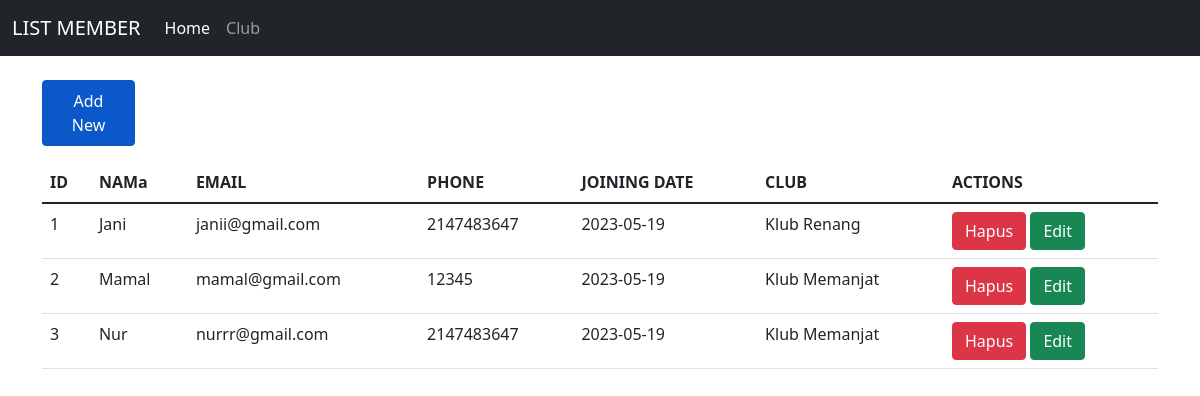
The app's page /source_code/index.php with its own data.
### tables this page shows
CREATE TABLE `members` (
  `id` bigint(20) NOT NULL AUTO_INCREMENT,
  `name` varchar(255) NOT NULL,
  `email` varchar(255) NOT NULL,
  `phone` int(13) NOT NULL,
  `join_date` date NOT NULL DEFAULT current_timestamp(),
  `id_club` bigint(20) NOT NULL DEFAULT 1,
  PRIMARY KEY (`id`)
);

CREATE TABLE `club` (
  `id` bigint(20) NOT NULL AUTO_INCREMENT,
  `nama` varchar(255) NOT NULL,
  `tahun_dibuat` varchar(4) NOT NULL,
  PRIMARY KEY (`id`)
);

### source_code/controllers/Members.controller.php (called while the page is built, shortened)
<?php
include_once("models/Members.class.php");
include_once("models/Club.class.php");
include_once("views/Members.view.php");
class MembersController {
  private $members;
  private $club;
  function __construct(){
    $this->members = new Members(Conf::$db_host, Conf::$db_user, Conf::$db_pass, Conf::$db_name);
    $this->club = new Club(Conf::$db_host, Conf::$db_user, Conf::$db_pass, Conf::$db_name);
  }
  public function index() {
    $this->members->open();
    $this->club->open();
    $this->members->getMembers();
    $this->club->getClub();
    $data = array();
    while($row = $this->members->getResult()){
      array_push($data, $row);
    }
    $dataClub = array();
    while($row = $this->club->getResult()){
      array_push($dataClub, $row);
    }
    $view = new MembersView();
    $view->render($data, $dataClub);
  }
}

### source_code/views/Members.view.php (the view, shortened to what this page needs)
<?php
class MembersView
{
    public function render($data, $dataClub)
    {
        $no = 1;
        $dataMembers = null;
        foreach ($data as $val) {
            list($id, $name, $email, $phone, $join_date, $id_club) = $val;
            $nama_club = '';
            $id_member = $id;
            foreach ($dataClub as $club) {
                list($id, $nama) = $club;
                if ($id == $id_club) {
                    $nama_club = $nama;
                    break;
                }
            }
            $dataMembers .= "<tr>
                <td>" . $no++ . "</td>
                <td>" . $name . "</td>
                <td>" . $email . "</td>
                <td>" . $phone . "</td>
                <td>" . $join_date . "</td>
                <td>" . $nama_club . "</td>
                <td>
                <a href='index.php?id_hapus=" . $id_member . "' class='btn btn-danger''>Hapus</a>
                <a href='index.php?editForm=" . $id_member ."' class='btn btn-success''>Edit</a>
                </td>
                </tr>";
        }
    }
}

### source_code/index.php
<?php
include_once("models/Template.class.php");
include_once("models/DB.class.php");
include_once("controllers/Members.controller.php");
$members = new MembersController();
if (isset($_POST['add'])) {
    $members->add($_POST);
} else if (!empty($_GET['addForm'])) {
    $members->addForm();
} else if (!empty($_GET['editForm'])) {
    $members->editForm($_GET['editForm']);
} else if (!empty($_GET['id_hapus'])) {
    $id = $_GET['id_hapus'];
    $members->delete($id);
} else if (isset($_POST['edit'])) {
    $members->edit($_POST);
} else {
    $members->index();
}

### source_code/models/Template.class.php (shortened to what this page needs)
<?php
class Template
{
    var $content = '';
    function __construct($filename='')
    {
        $this->content = implode('', @file($filename));
    }
    function clear()
    {
        $this->content = preg_replace("/DATA_[A-Z|_|0-9]+/", "", $this->content);
    }
    function write()
    {
        print $this->content;
    }
    function replace($old = '', $new = '')
    {
        if (is_int($new)) {
            $value = sprintf("%d", $new);
        }
        elseif (is_float($new)) {
            $value = sprintf("%f", $new);
        }
        elseif (is_array($new)) {
            $value = '';
            foreach ($new as $item) {
                $value .= $item. ' ';
            }
        }
        else {
            $value = $new;
        }
        $this->content = preg_replace("/$old/", $value, $this->content);
    }
}
?>

### records on screen
members: name "Jani", email "janii@gmail.com", phone "2147483647", join_date "2023-05-19", id_club.nama "Klub Renang"
members: name "Mamal", email "mamal@gmail.com", phone "12345", join_date "2023-05-19", id_club.nama "Klub Memanjat"
members: name "Nur", email "nurrr@gmail.com", phone "2147483647", join_date "2023-05-19", id_club.nama "Klub Memanjat"

### other values on screen
$this->content "LIST MEMBER Home Club Add New ID NAMa EMAIL PHONE JOINING DATE CLUB ACTIONS"
